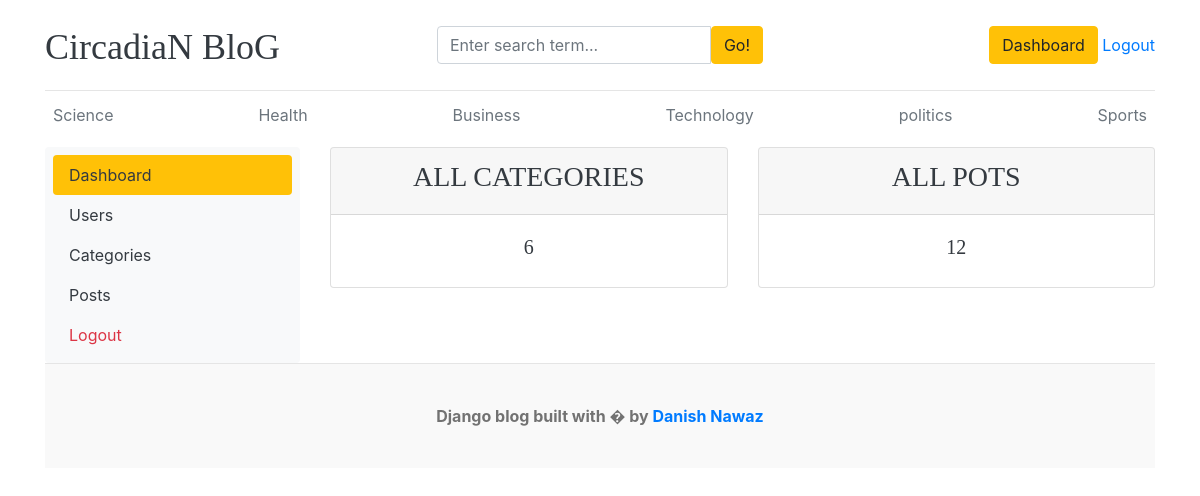
The app's page /dashboard/ (signed in), older data.
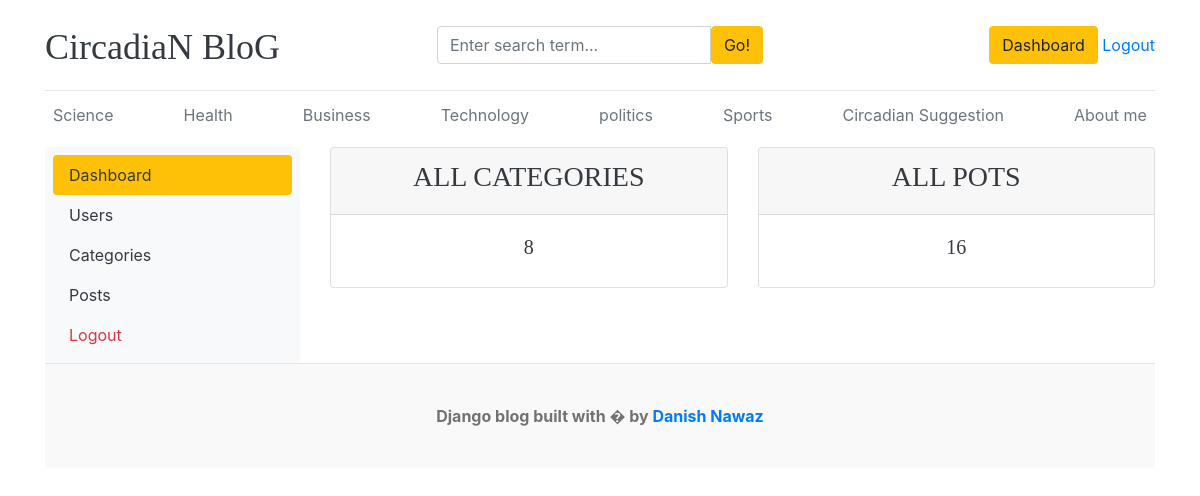
The same page, newer data.
### blogs/models.py (models this page shows, shortened)
class Category(models.Model):
    category_name=models.CharField(max_length=50, unique=True)
    created_at=models.DateTimeField(auto_now=True)
    updated_at=models.DateTimeField(auto_now=True)
    tags = TaggableManager()
    class Meta:
        verbose_name_plural ='Categories'

### dashboards/views.py (the view)
# urls.py: path('dashboard/', include('dashboards.urls'))
@login_required(login_url='Login')
def dashboard(request):
    category_counts = Category.objects.count()
    blogs_counts = Blogs.objects.count()
    context = {
        'category_counts': category_counts,
        'blogs_counts': blogs_counts,
    }
    return render(request, 'dashboard/dashboard.html', context)

### blogs/context_processors.py (called while the page is built)
def get_categories(request):
    categories=Category.objects.all()
    return  dict(categories=categories)

### templates/dashboard/dashboard.html
{% extends '../base/base.html' %}
{% block content %}
<div class="row">
   {% include './leftsidebar.html' %}
    <div class="col-md-9">
        <div class="row">
            <div class="col">
                <div class="card border-default mb-3">
                    <div class="card-header text-center text-uppercase font-weight-bold">
                       <h3 class="text-dark">All Categories</h3>
                    </div>
                    <div class="card-body text-dark">
                        <h5 class="cart-title text-center">{{category_counts}}</h5>
                    </div>
                </div>
            </div>
            <div class="col">
                <div class="card border-default mb-3">
                    <div class="card-header text-center text-uppercase font-weight-bold">
                       <h3 class="text-dark">All Pots</h3>
                    </div>
                    <div class="card-body text-dark">
                        <h5 class="cart-title text-center">{{blogs_counts}}</h5>
                    </div>
                </div>
            </div>
        </div>
    </div>
</div>
{% endblock %}

### templates/base/header.html (shortened to what this page needs)
{% load static %}
<!DOCTYPE html>
<html lang="en">
<head>
    <link href="https://getbootstrap.com/docs/4.0/dist/css/bootstrap.min.css" rel="stylesheet">
    <link href="css/blog.css" rel="stylesheet">
    <link rel="stylesheet" href="{% static 'css/blog.css'%}">
    <link rel="stylesheet" href="https://cdnjs.cloudflare.com/ajax/libs/font-awesome/4.7.0/css/font-awesome.min.css">
  </head>
<body>
    <div class="container">
      <header class="blog-header py-3">
        <div class="row flex-nowrap justify-content-between align-items-center">
          <div class="col-4 pt-1">
            <a class="blog-header-logo text-dark" href="/">CircadiaN BloG</a>
          </div>
          <div class="clo-4">
            <form action="{% url 'search' %}" method="GET">
              <div class="input-group">
                <input class="form-control" name="keyword" type="text" placeholder="Enter search term..." aria-label="Enter search term..." aria-describedby="button-search" />
                <button type="submit" class="btn btn-warning" id="button-search" type="button">Go!</button>
            </div>
            </form>
          </div>
          <div class="col-4 d-flex justify-content-end align-items-center">
            {% if not user.is_authenticated %}
            <a class="btn btn-sm btn-warning" href="{% url 'Login' %}">Login</a> &nbsp;
            <a class="btn btn-sm btn-outline-secondary" href="{% url 'register' %}">Register</a>
            {% else %}
            <span><a href="{% url 'dashboard' %}"class="btn btn-warning">Dashboard</a></span> &nbsp;
            <span><a href="{% url 'logout' %}">Logout</a></span>
            {% endif %}
          </div>
        </div>
      </header>
      <div class="nav-scroller py-1 mb-2">
        <nav class="nav d-flex justify-content-between">
          {% for cat in  categories %}
          <a class="p-2 text-muted" href="{% url 'posts_by_category' cat.id%}">{{cat.category_name}}</a>
          {% endfor %}
        </nav>
      </div>

Row changes from the older to the newer data that the page shows:
added Category: category_name "Circadian Suggestion"
added Category: category_name "About me"
Text that changed along with them:
{{ category_counts }}: "6" → "8"
{{ blogs_counts }}: "12" → "16"
